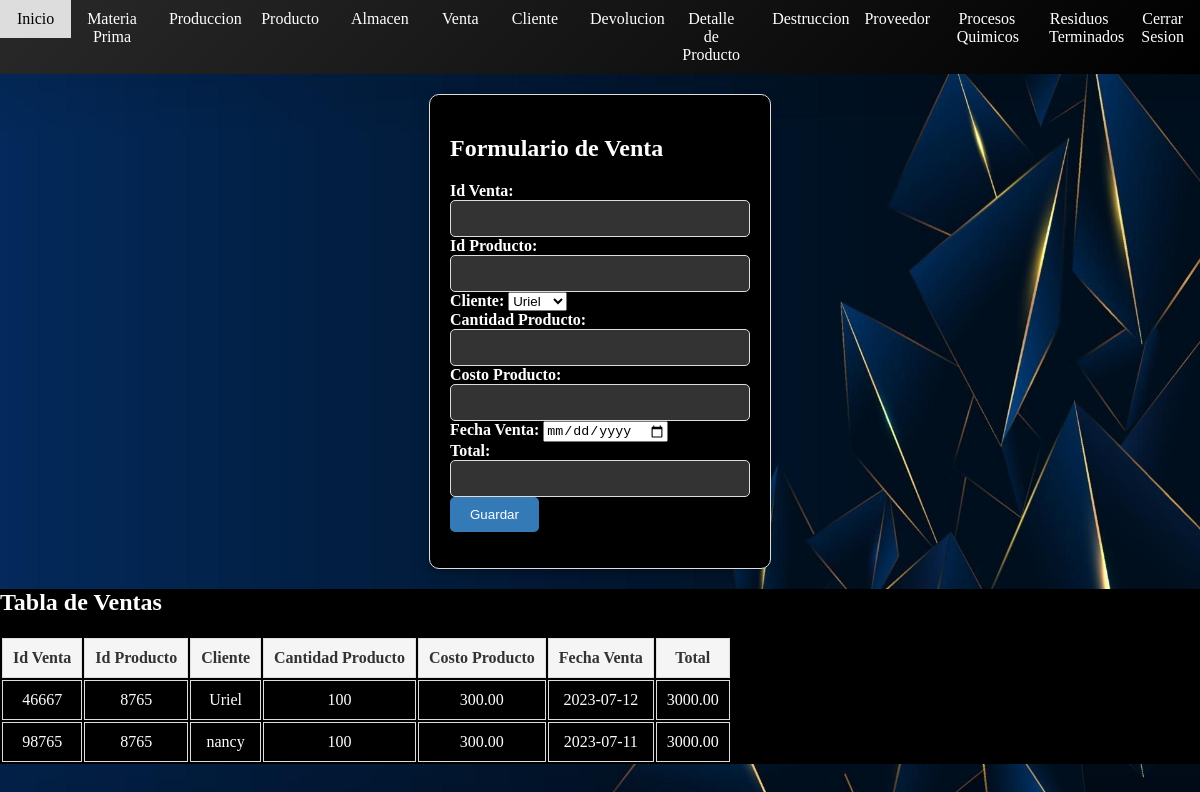
The page /Venta.php (signed in) on the database its author committed.
### tables this page shows
CREATE TABLE `venta` (
  `Id_Venta` int(11) DEFAULT NULL,
  `Id_Producto` int(11) DEFAULT NULL,
  `Id_Cliente` int(11) DEFAULT NULL,
  `Cantidad_Producto` int(11) DEFAULT NULL,
  `Costo_Producto` decimal(10,2) DEFAULT NULL,
  `Fecha_Venta` date DEFAULT NULL,
  `Total` decimal(10,2) DEFAULT NULL
);

CREATE TABLE `cliente` (
  `Id_Cliente` int(11) DEFAULT NULL,
  `Nombre_Cliente` varchar(100) DEFAULT NULL,
  `Apellido_Cliente` varchar(100) DEFAULT NULL,
  `Telefono` varchar(20) DEFAULT NULL,
  `Correo_Electronico` varchar(100) DEFAULT NULL,
  `Direccion` varchar(200) DEFAULT NULL,
  `Celular` varchar(20) DEFAULT NULL,
  `C_P` varchar(10) DEFAULT NULL,
  `RFC` varchar(20) DEFAULT NULL
);

### Venta.php (the view, shortened to what this page needs)
<link rel="stylesheet" type="text/css" href="assets/css/estilomenu.css">
<body>
    <?php include 'menu.php'; ?>
</body>
  <!DOCTYPE html>
<html>
<head>
</head>
<div class="form-container">
<body>
<?php
$servername = "localhost";
$username = "ulises";
$password = "1234";
$database = "gomper2";
$conn = new mysqli($servername, $username, $password, $database);
$sqlClientes = "SELECT Id_Cliente, Nombre_Cliente FROM cliente";
$resultClientes = $conn->query($sqlClientes);
?>
<h2>Formulario de Venta</h2>
<form method="post" action="<?php echo $_SERVER["PHP_SELF"]; ?>">
    <label for="id_venta">Id Venta:</label>
    <input type="text" name="id_venta" required><br>
    <label for="id_producto">Id Producto:</label>
    <input type="text" name="id_producto" required><br>
    <label for="id_cliente">Cliente:</label>
    <select name="id_cliente" required>
        <?php
        while ($row = $resultClientes->fetch_assoc()) {
            echo "<option value='" . $row["Id_Cliente"] . "'>" . $row["Nombre_Cliente"] . "</option>";
        }
        ?>
    </select><br>
    <label for="cantidad_producto">Cantidad Producto:</label>
    <input type="text" name="cantidad_producto" required><br>
    <label for="costo_producto">Costo Producto:</label>
    <input type="text" name="costo_producto" required><br>
    <label for="fecha_venta">Fecha Venta:</label>
    <input type="date" name="fecha_venta" required><br>
    <label for="total">Total:</label>
    <input type="text" name="total" required><br>
    <input type="submit" value="Guardar">
</form>
</body>
    </div>
</html>
<!DOCTYPE html>
<html>
<head>
</head>
<div class="table-container">
<body>
<?php
$servername = "localhost";
$username = "ulises";
$password = "1234";
$database = "gomper2";
$conn = new mysqli($servername, $username, $password, $database);
$sql = "SELECT v.Id_Venta, v.Id_Producto, c.Nombre_Cliente, v.Cantidad_Producto, v.Costo_Producto, v.Fecha_Venta, v.Total
        FROM venta v
        INNER JOIN cliente c ON v.Id_Cliente = c.Id_Cliente";
$result = $conn->query($sql);
if ($result->num_rows > 0) {
    echo "<h2>Tabla de Ventas</h2>";
    echo "<table>";
    echo "<tr>";
    echo "<th>Id Venta</th>";
    echo "<th>Id Producto</th>";
    echo "<th>Cliente</th>";
    echo "<th>Cantidad Producto</th>";
    echo "<th>Costo Producto</th>";
    echo "<th>Fecha Venta</th>";
    echo "<th>Total</th>";
    echo "</tr>";
    while ($row = $result->fetch_assoc()) {
        echo "<tr>";
        echo "<td>".$row["Id_Venta"]."</td>";
        echo "<td>".$row["Id_Producto"]."</td>";
        echo "<td>".$row["Nombre_Cliente"]."</td>";
        echo "<td>".$row["Cantidad_Producto"]."</td>";
        echo "<td>".$row["Costo_Producto"]."</td>";
        echo "<td>".$row["Fecha_Venta"]."</td>";
        echo "<td>".$row["Total"]."</td>";
        echo "</tr>";
    }
    echo "</table>";
} else {
    echo "No se encontraron resultados.";
}
?>
</body>
    </div>
</html>

### assets/css/estilomenu.css (style rules this page uses)
body { margin: 0; }

### menu.php (style rules this page uses)
body { background-image: url('assets/images/11.jpg'); background-size: cover; }

### Venta.php (style rules this page uses)
body { background-image: url('assets/images/11.jpg'); background-size: cover; }
.form-container { background-color: #000000; padding: 20px; border-radius: 5px; color: #ffffff; margin: 20px auto; width: 300px; }
.form-container { background-color: #000000; padding: 20px; border-radius: 10px; color: #ffffff; margin: 20px auto; width: 300px; box-shadow: 0px 4px 10px rgba(0, 0, 0, 0.3); border: 1px solid #dddddd; }
.form-container input[type="submit"] { background-color: #337ab7; color: #ffffff; padding: 10px 20px; border: none; border-radius: 5px; cursor: pointer; transition: background-color 0.3s ease; }
label { font-weight: bold; }
input[type="text"], input[type="number"] { padding: 10px; border: 1px solid #dddddd; border-radius: 5px; width: 100%; background-color: #333333; color: #ffffff; }
h2 { margin-bottom: 20px; font-size: 24px; font-weight: bold; color: #ffffff; }
.table-container { width: 100%; border-collapse: collapse; background-color: #000000; color: #ffffff; }
.table-container th, .table-container td { padding: 10px; text-align: center; border: 1px solid #dddddd; color: #ffffff; }
.table-container th { background-color: #f5f5f5; color: #333333; }
.table-container td { color: #ffffff; }

### rows shown on the page
venta: Id_Venta "46667", Id_Producto "8765", Id_Cliente.Nombre_Cliente "Uriel", Cantidad_Producto "100", Costo_Producto "300.00", Fecha_Venta "2023-07-12", Total "3000.00"
venta: Id_Venta "98765", Id_Producto "8765", Id_Cliente.Nombre_Cliente "nancy", Cantidad_Producto "100", Costo_Producto "300.00", Fecha_Venta "2023-07-11", Total "3000.00"

### other values the page prints
form field id_cliente "Uriel"
